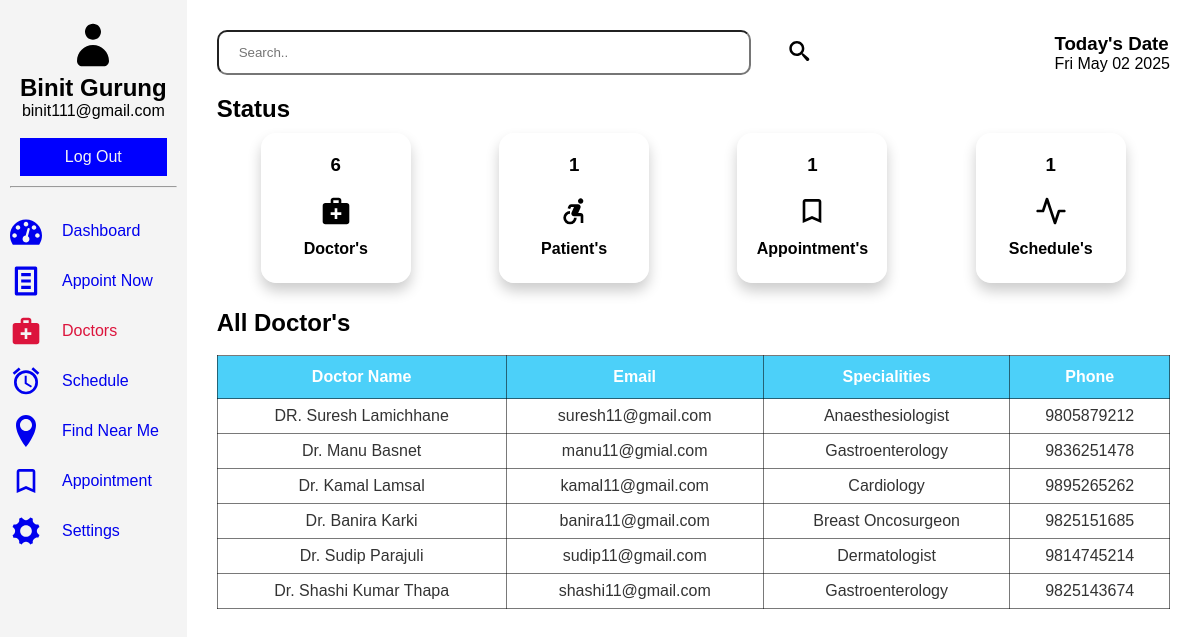
Page /patient/doctor.php (signed in) on the committed database.
### tables this page shows
CREATE TABLE `register` (
  `id` int(11) NOT NULL,
  `fullname` varchar(60) NOT NULL,
  `email` varchar(60) NOT NULL,
  `tel` varchar(15) NOT NULL,
  `address` varchar(255) NOT NULL,
  `password` varchar(60) NOT NULL
);

CREATE TABLE `doctor` (
  `id` int(11) NOT NULL,
  `fname` varchar(60) NOT NULL,
  `latitude` decimal(10,8) NOT NULL,
  `longitude` decimal(11,8) NOT NULL,
  `email` varchar(60) NOT NULL,
  `password` varchar(60) NOT NULL,
  `phone` varchar(60) NOT NULL,
  `address` varchar(255) NOT NULL,
  `image_name` varchar(255) NOT NULL,
  `image_path` varchar(255) NOT NULL,
  `sid` int(11) DEFAULT NULL,
  `created_at` timestamp NULL DEFAULT current_timestamp()
);

CREATE TABLE `specialities` (
  `id` int(11) NOT NULL,
  `title` varchar(60) NOT NULL,
  `description` text NOT NULL,
  `image_name` varchar(60) NOT NULL,
  `image_path` varchar(255) NOT NULL,
  `created_at` timestamp NULL DEFAULT current_timestamp()
);

### patient/doctor.php (the view, shortened to what this page needs)
<?php
    include('../connection.php');
    $keyword = isset($_GET['keyword'])  ? $_GET['keyword'] : NULL ;
    if(isset($keyword)){
        $sql = "SELECT doc.id, doc.fname, doc.email, doc.phone, sp.title from doctor as doc INNER JOIN specialities as sp ON doc.sid = sp.id where fname like '%$keyword%'";
    }else{
        $sql = "SELECT doc.id, doc.fname, doc.email, sp.title, doc.phone from doctor as doc INNER JOIN specialities as sp ON doc.sid = sp.id";
    }
    $result = mysqli_query($conn, $sql);
    $useremail = $_SESSION["username_patient"];
    $usql = "SELECT fullname FROM register where email='$useremail';";
    $uresult = mysqli_query($conn, $usql);
    $urow = mysqli_fetch_assoc($uresult);
?>
<!DOCTYPE html>
<html lang="en">
<head>
    <link rel="stylesheet" href="../assets/dash1.css">
</head>
<body>
    <section class="dashboard">
        <div class="sidebar">
            <header>
                <svg class="icon icon-user"><use xlink:href="#icon-user"></use></svg>
                <h1><?php echo $urow['fullname']; ?></h1>
                <p><?php echo ''. $_SESSION['username_patient']. ''; ?></p><br>
                <a href="../logout.php">Log Out</a>
            </header>
            <hr>
            <div class="sidebar-items">
                <ul>
                    <li><a href="../patient/dash.php"><svg class="icon icon-dashboard"><use xlink:href="#icon-dashboard"></use></svg>Dashboard</a></li>
                    <li><a href="../patient/form.php"><svg class="icon icon-text-document"><use xlink:href="#icon-text-document"></use></svg>Appoint Now</a></li>
                    <li class="active"><a href="../patient/doctor.php"><svg class="icon icon-medical_services"><use xlink:href="#icon-medical_services"></use></svg>Doctors</a></li>
                    <li><a href="../patient/schedule.php"><svg class="icon icon-access_alarms"><use xlink:href="#icon-access_alarms"></use></svg>Schedule</a></li>
                    <li><a href="../patient/nearme.php"><svg class="icon icon-location"><use xlink:href="#icon-location"></use></svg>Find Near Me</a></li>
                    <li><a href="../patient/appoint.php"><svg class="icon icon-bookmark_outline"><use xlink:href="#icon-bookmark_outline"></use></svg>Appointment</a></li>
                    <li><a href="../patient/config.php"><svg class="icon icon-cog"><use xlink:href="#icon-cog"></use></svg>Settings</a></li>
                </ul>
            </div>
        </div>
        <section class="main">
            <div class="head">
                <form action="#" method="get" class="search-bar">
                    <input type="text" name="keyword" placeholder="Search..">
                    <button type="submit" class="search"><svg class="icon icon-search"><use xlink:href="#icon-search"></use></svg></button>
                </form>
                <div class="date-container">
                    <h1>Today's Date</h1>
                    <p id="date"></p>
                </div>
            </div>
            <div class="status">
                <div class="status-bar">
                    <h2>Status</h2>
                </div>
                <div class="dash-collection">
                    <div class="doc">
                        <?php
                            $dsql = "SELECT * FROM doctor";
                            $dresult = mysqli_query($conn, $dsql);
                            if($drow = mysqli_num_rows($dresult)){
                                echo '<h3>'.$drow.'</h3>';
                            }else{
                                echo '<h3>0</h3>';
                            }
                        ?>
                        <svg class="icon icon-medical_services"><use xlink:href="#icon-medical_services"></use></svg><br>
                        <h4>Doctor's</h4><br>
                    </div>
                    <div class="doc">
                        <?php
                            $psql = "SELECT * FROM patient";
                            $presult = mysqli_query($conn, $psql);
                            if($prow = mysqli_num_rows($presult)){
                                echo '<h3>'.$prow.'</h3>';
                            }else{
                                echo '<h3>0</h3>';
                            }
                        ?>
                        <svg class="icon icon-accessible_forward"><use xlink:href="#icon-accessible_forward"></use></svg><br>
                        <h4>Patient's</h4><br>
                    </div>
                    <div class="doc">
                        <?php
                            $asql = "SELECT * FROM appointment";
                            $aresult = mysqli_query($conn, $asql);
                            if($arow = mysqli_num_rows($aresult)){
                                echo '<h3>'.$arow.'</h3>';
                            }else{
                                echo '<h3>0</h3>';
                            }
                        ?>
                        <svg class="icon icon-bookmark_outline"><use xlink:href="#icon-bookmark_outline"></use></svg><br>
                        <h4>Appointment's</h4><br>
                    </div>
                    <div class="doc">
                        <?php
                            $ssql = "SELECT * FROM schedule";
                            $sresult = mysqli_query($conn, $ssql);
                            if($srow = mysqli_num_rows($sresult)){
                                echo '<h3>'.$srow.'</h3>';
                            }else{
                                echo '<h3>0</h3>';
                            }
                        ?>
                        <svg class="icon icon-activity"><use xlink:href="#icon-activity"></use></svg><br>
                        <h4>Schedule's</h4><br>
                    </div>
                </div>
            </div>
            <div class="tabular">
                <h2>All Doctor's</h2><br>
                <table class="table-container">
                    <thead>
                        <tr>
                            <th>Doctor Name</th>
                            <th>Email</th>
                            <th>Specialities</th>
                            <th>Phone</th>
                        </tr>
                    </thead>
                    <tbody>
                        <tr>
                            <?php
                                while($row = mysqli_fetch_assoc($result)){
                            ?>
                                <td><?php echo $row['fname'] ?></td>
                                <td><?php echo $row['email'] ?></td>
                                <td><?php echo $row['title'] ?></td>
                                <td><?php echo $row['phone'] ?></td>
                        </tr>
                            <?php
                                }
                            ?>
                    </tbody>
                </table>
            </div>
        </section>
    </section>
</body>
</html>

### assets/dash1.css (style rules this page uses)
* { margin: 0; padding: 0; box-sizing: border-box; }
body { font-family: Arial, sans-serif; }
.dashboard { display: grid; grid-template-columns: auto 2fr; grid-template-rows: auto 1fr; grid-template-areas: "header header" "sidebar main"; height: 100vh; }
.dashboard a { text-decoration: none; display: flex; gap: 20px; text-align: center; align-items: center; justify-content: center; }
header { grid-area: header; color: #000000; padding: 10px; text-align: center; }
header a { padding: 8px; }
header p { display: flex; text-align: center; align-items: center; justify-content: center; }
.sidebar { grid-area: sidebar; background: #f4f4f4; padding: 10px; height: auto; position: relative; }
.sidebar header>a { border: 2px solid blue; color: #f4f4f4; background-color: blue; }
.sidebar-items ul { display: inline; margin: 20px; text-align: center; text-decoration: none; justify-content: space-between; }
.sidebar-items li { display: flex; text-align: center; align-items: center; list-style: none; justify-content: space-between; }
li.active a { color: crimson; }
.main { grid-area: main; margin: 10px; padding: 20px; }
.head { display: flex; width: 100%; text-align: center; align-items: center; justify-content: space-between; }
.head h1, p { display: block; text-align: start; align-items: center; }
.search-bar { width: 70%; height: 45px; display: flex; gap: 5px; }
.search-bar input { padding: 20px; width: 80%; border-radius: 10px; }
.search-bar button { border: none; background-color: transparent; }
.date-container { text-align: center; }
.banner>h2, h3 { padding: 10px; }
.status { display: block; margin-top: 20px; }
.status .status-bar h2 { font-size: 200; }
.dash-collection { display: flex; flex-wrap: wrap; text-align: center; justify-content: space-around; }
.dash-collection .doc { border: 1px solid rgb(255, 255, 255); border-radius: 15px; box-shadow: 0 8px 14px 0 rgba(0,0,0,0.2); height: 150px; width: 150px; margin: 10px; padding: 10px; }
.tabular { background: #fff; margin-top: 1rem; }
.table-container { width: 100%; text-align: center; }
thead { background-color: rgb(76, 208, 249); color: #fff; }
th, td, thead, tr, table { border: 1px solid rgba(0, 0, 0, 0.525); border-collapse: collapse; }
th { padding: 12px; font-size: 16px; }
td { padding: 8px; color: #333; }
.date-group label, input, button { padding: 10px; border-radius: 5px; }
.icon { display: inline-block; width: 70px; height: 50px; stroke-width: 0; stroke: currentColor; fill: currentColor; }
.icon-user { width: 2em; }
.icon-dashboard, .icon-medical_services, .icon-accessible_forward, .icon-access_alarms, .icon-bookmark_outline, .icon-activity, .icon-person_add_alt_1, .icon-add_alarm, .icon-text-document, .icon-cog, .icon-upload, .icon-user-plus, .icon-update, .icon-injection, .icon-checkmark, .icon-location { width: 2em; }
.icon-eye, .icon-trash, .icon-pencil, .icon-search, .icon-check-circle, .icon-checkmark, .icon-bars { width: 5em; height: 1.5em; }

### rows in the picture
register: fullname "Binit Gurung"
doctor: fname "DR. Suresh Lamichhane", email "suresh11@gmail.com", sid.title "Anaesthesiologist", phone "9805879212"
doctor: fname "Dr. Manu Basnet", email "manu11@gmial.com", sid.title "Gastroenterology", phone "9836251478"
doctor: fname "Dr. Kamal Lamsal", email "kamal11@gmail.com", sid.title "Cardiology", phone "9895265262"
doctor: fname "Dr. Banira Karki", email "banira11@gmail.com", sid.title "Breast Oncosurgeon", phone "9825151685"
doctor: fname "Dr. Sudip Parajuli", email "sudip11@gmail.com", sid.title "Dermatologist", phone "9814745214"
doctor: fname "Dr. Shashi Kumar Thapa", email "shashi11@gmail.com", sid.title "Gastroenterology", phone "9825143674"

### other values in the picture
$_SESSION['username_patient'] "binit111@gmail.com"
$drow "6"
$prow "1"
$arow "1"
$srow "1"
